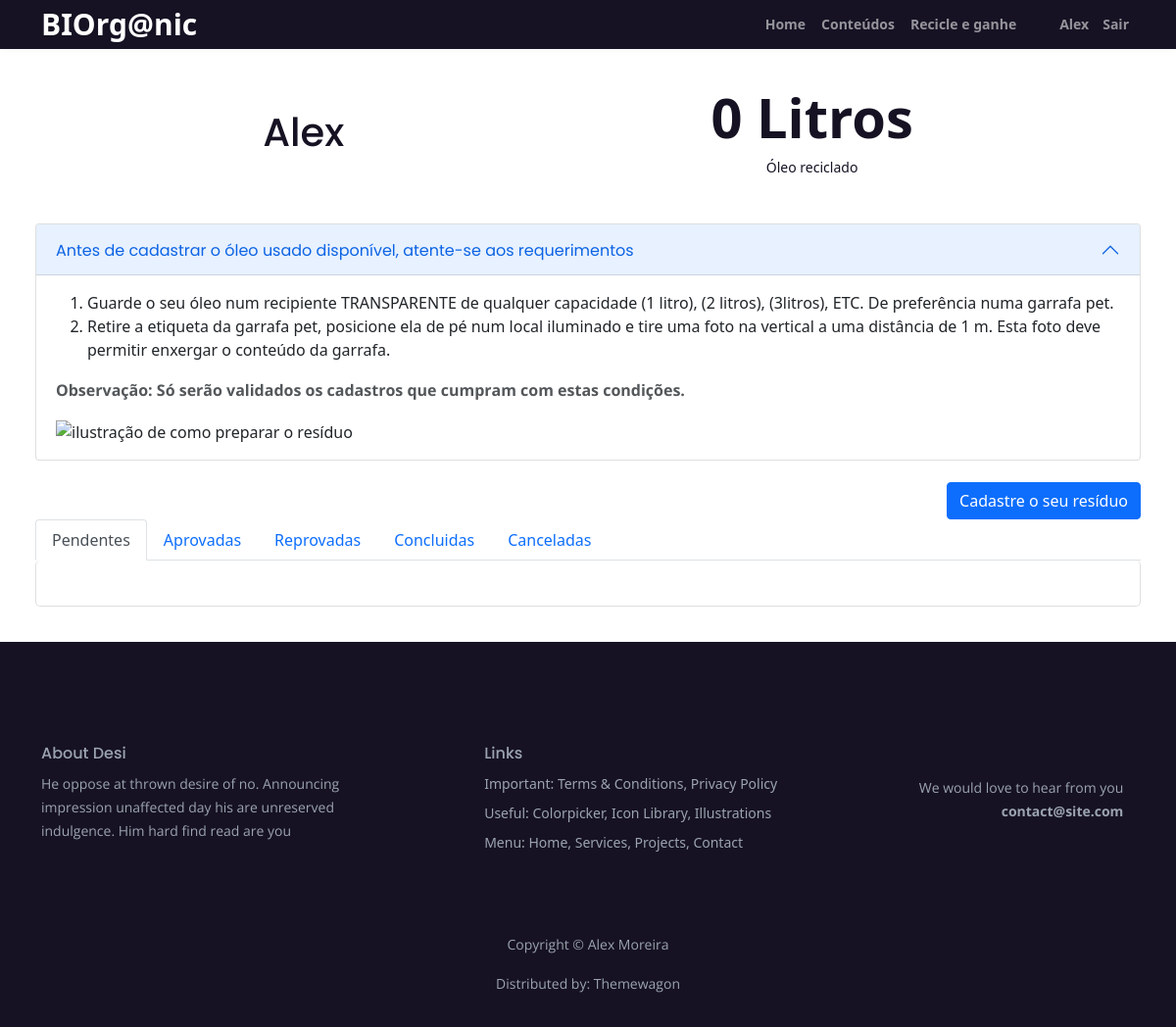
/collect/ (signed in), run on an earlier commit of the app's database.
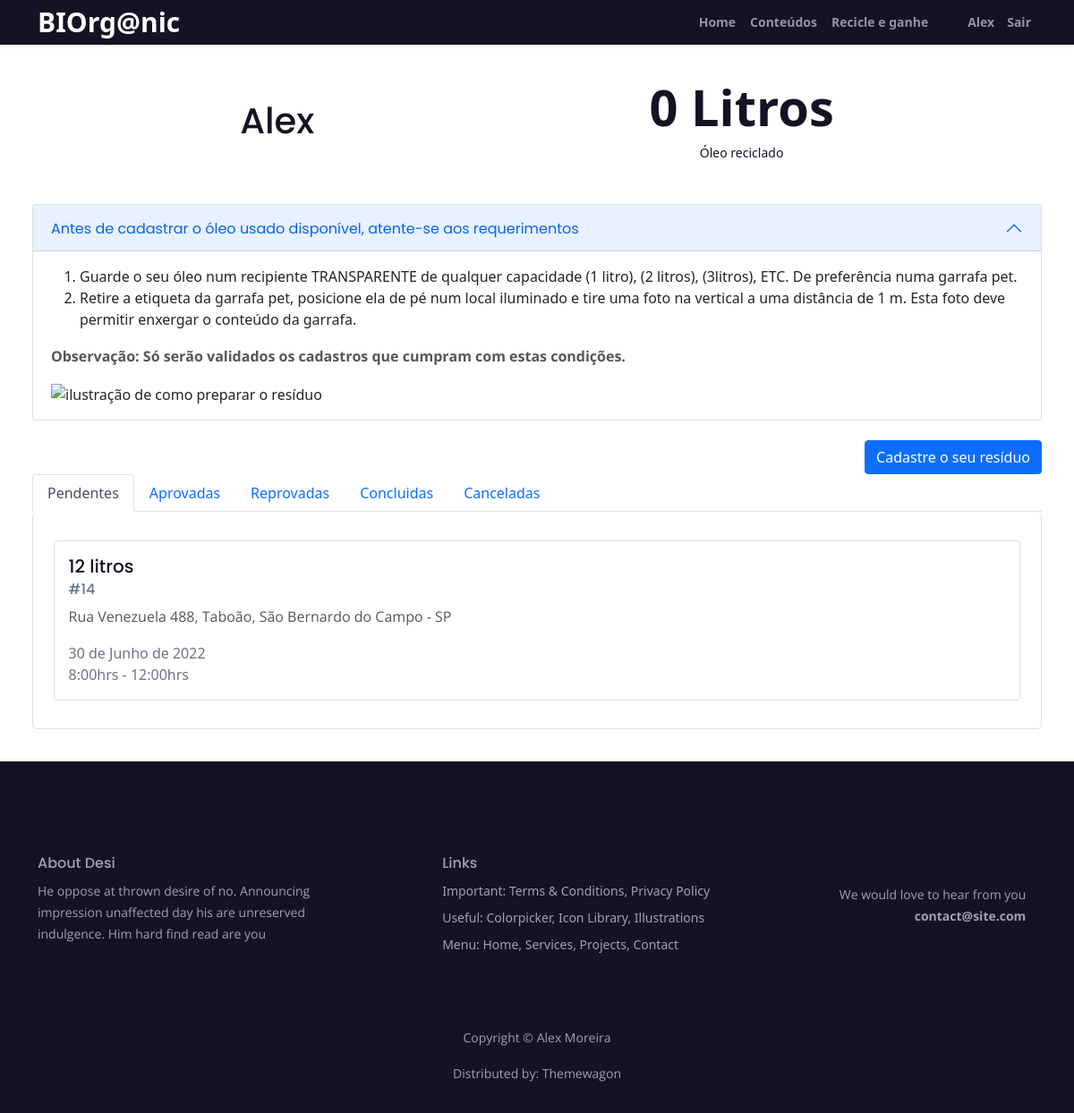
And on a later commit of the database.
### users/models.py (models this page shows)
class User(AbstractUser):
    cep = models.CharField(verbose_name='CEP', max_length=9, default= '')
    uf = models.CharField(verbose_name='Estado', max_length=20, default= '')
    city = models.CharField(verbose_name='Cidade', max_length=30, default= '')
    block = models.CharField(verbose_name='Bairro', max_length=30, default= '')
    address = models.CharField(verbose_name='Endereço', max_length=50, default= '')
    number = models.CharField(verbose_name='Numero', max_length=10, default= '')
    complement = models.CharField(verbose_name='Complemento', max_length=30, default= '', blank=True)
    phone = models.CharField(verbose_name='Telefone', max_length=14, default= '')
    insta = models.CharField(verbose_name='Instagram', max_length=30, default= '', blank=True)
    descard = models.BooleanField( verbose_name='Realiza descarte de óleo frequentemente?', default=False, choices=[
        (True, 'Sim'),
        (False, 'Não')
    ])
    time = models.CharField(max_length=30, verbose_name='Se sim, a cada quanto tempo?', default= '', choices=[
        ('Não descarta', 'Não descarto'),
        ('Duas semanas', 'A cada duas semanas'),
        ('Um mês', 'A cada um mês'),
        ('Dois meses', 'A cada dois meses')
    ])
    full = models.BooleanField(verbose_name='Completo', default=False)

### collect/models.py (models this page shows)
class Collect(models.Model):
    user = models.ForeignKey(User, on_delete=models.CASCADE, default='')
    name = models.CharField(max_length=30, default= '')
    liters = models.IntegerField(verbose_name='Quantidade aproximada de óleo (Lts)', default=0)
    cep = models.CharField(verbose_name='CEP', max_length=9, default= '')
    uf = models.CharField(verbose_name='Estado', max_length=20, default= '')
    city = models.CharField(verbose_name='Cidade', max_length=30, default= '')
    block = models.CharField(verbose_name='Bairro', max_length=30, default= '')
    address = models.CharField(verbose_name='Endereço', max_length=50, default= '')
    number = models.CharField(verbose_name='Numero', max_length=10, default= '')
    complement = models.CharField(verbose_name='Complemento', max_length=30, default= '', blank=True)
    date = models.DateField(verbose_name='Data da coleta', default=datetime.now)
    time = models.CharField(max_length=20, verbose_name='Horario da coleta', default='', choices=[
        ('8:00hrs - 12:00hrs','8:00hrs - 12:00hrs'),
        ('13:00hrs - 18:00hrs', '13:00hrs - 18:00hrs'),
    ])
    img = models.ImageField(verbose_name='Foto do recipiente com o óleo', default='', upload_to='collect', blank=True)
    created = models.DateField(auto_now_add=True)
    status = models.CharField(max_length=10, default='Pendente', choices=[
        ('Pendente','Pendente'),
        ('Aprovada', 'Aprovada'),
        ('Reprovada', 'Reprovada'),
        ('Concluida', 'Concluida'),
        ('Cancelada', 'Cancelada'),
    ])
    obs = models.TextField(max_length=50, default='')
    real_liters = models.FloatField(verbose_name='Quantidade real de óleo (Lts)', default=0)

### collect/views.py (the view)
# urls.py: path('', views.collect, name='collect'),
def collect(request):
    users = User.objects.filter(username = request.user)
    form = CollectForm()
    for i in users:
        user = i
    collections = Collect.objects.all().filter(user = user).order_by('-created')
    oilLiters = 0
    for i in collections:
        if i.status == 'Concluida':
            oilLiters += i.real_liters
    if request.method == 'POST':
        form = CollectForm(request.POST, request.FILES)
        if form.is_valid():
            collect = form.save(commit=False)
            collect.user = user
            collect.name = user.first_name + ' ' + user.last_name
            collect.save()
            return redirect('/collect')
        else:
            return render(request, 'collect/collect.html', {'form': form, 'collections': collections, 'oilLiters': oilLiters})
    else:
        return render(request, 'collect/collect.html', {'form': form, 'collections': collections, 'oilLiters': oilLiters})

### templates/collect/collect.html (shortened to what this page needs)
{% extends 'base.html' %}
{% load crispy_forms_tags %}
{% block content %}
    <div class="collect-base">
        <div class="collect-header">
            <h1>
                {% if user.first_name %}
                    {{ user.first_name }}
                {% else %}
                    {{ user.username }}
                {% endif %}
            </h1>
            <div class="collect-lts">
                <div class="lts-number">{{ oilLiters }} Litros</div>
                <div class="lts-info">Óleo reciclado</div>
            </div>
        </div>
        <div class="accordion collect-accordion" id="accordionPanelsStayOpenExample">
            <div class="accordion-item">
                <h2 class="accordion-header" id="panelsStayOpen-headingOne">
                    <button class="accordion-button" type="button" data-bs-toggle="collapse" data-bs-target="#panelsStayOpen-collapseOne" aria-expanded="true" aria-controls="panelsStayOpen-collapseOne">
                        Antes de cadastrar o óleo usado disponível, atente-se aos requerimentos
                    </button>
                </h2>
                <div id="panelsStayOpen-collapseOne" class="accordion-collapse collapse show" aria-labelledby="panelsStayOpen-headingOne">
                    <div class="accordion-body">
                        <ol>
                            <li>Guarde o seu óleo num recipiente TRANSPARENTE de qualquer capacidade (1 litro), (2 litros), (3litros), ETC. De preferência numa garrafa pet.</li>
                            <li>Retire a etiqueta da garrafa pet, posicione ela de pé num local iluminado e tire uma foto na vertical a uma distância de 1 m. Esta foto deve permitir enxergar o conteúdo da garrafa.</li>
                        </ol>
                        <p><strong>Observação: Só serão validados os cadastros que cumpram com estas condições.</strong></p>
                        <img src="..." alt="ilustração de como preparar o resíduo">
                    </div>
                </div>
            </div>
        </div>
        <div class="collect-button"><button type="button" class="btn btn-primary" data-bs-toggle="modal" data-bs-target="#exampleModal">Cadastre o seu resíduo</button></div>
        <ul class="nav nav-tabs" id="myTab" role="tablist">
            <li class="nav-item" role="presentation">
              <button class="nav-link active" id="pending-tab" data-bs-toggle="tab" data-bs-target="#pending-tab-pane" type="button" role="tab" aria-controls="pending-tab-pane" aria-selected="true">Pendentes</button>
            </li>
            <li class="nav-item" role="presentation">
              <button class="nav-link" id="approved-tab" data-bs-toggle="tab" data-bs-target="#approved-tab-pane" type="button" role="tab" aria-controls="approved-tab-pane" aria-selected="false">Aprovadas</button>
            </li>
            <li class="nav-item" role="presentation">
              <button class="nav-link" id="failed-tab" data-bs-toggle="tab" data-bs-target="#failed-tab-pane" type="button" role="tab" aria-controls="failed-tab-pane" aria-selected="false">Reprovadas</button>
            </li>
            <li class="nav-item" role="presentation">
              <button class="nav-link" id="completed-tab" data-bs-toggle="tab" data-bs-target="#completed-tab-pane" type="button" role="tab" aria-controls="completed-tab-pane" aria-selected="false">Concluidas</button>
            </li>
            <li class="nav-item" role="presentation">
              <button class="nav-link" id="canceled-tab" data-bs-toggle="tab" data-bs-target="#canceled-tab-pane" type="button" role="tab" aria-controls="canceled-tab-pane" aria-selected="false">Canceladas</button>
            </li>
          </ul>
          <div class="tab-content collect-area" id="myTabContent">
            <div class="tab-pane fade show active" id="pending-tab-pane" role="tabpanel" aria-labelledby="pending-tab" tabindex="0">
                {% for collect in collections %}
                    {% if collect.status == 'Pendente' %}
                        <div class="card collect-card">
                            <a href="/collect/{{ collect.id }}" class="collect-card-link">
                                <div class="card-body">
                                    <h5 class="card-title">{{ collect.liters }} litros</h5>
                                    <h6 class="card-subtitle mb-2 text-muted">#{{ collect.id }}</h6>
                                    <p class="card-text">{{ collect.address }} {{ collect.number }}, {{ collect.block }}, {{ collect.city }} - {{ collect.uf }}</p>
                                    <div class="text-muted">{{ collect.date }}</div>
                                    <div class="text-muted">{{ collect.time }}</div>
                                </div>
                            </a>
                        </div>
                    {% endif %}
                {% endfor %}
            </div>
          </div>
    </div>
{% endblock %}

### templates/base.html (shortened to what this page needs)
<!DOCTYPE html>
{% load static %}
<html lang="pt-br">
<head>
    <link href="/static/css/styles.css" rel="stylesheet">
    <link href="/static/css/custom_styles.css" rel="stylesheet">
    <link href="https://cdn.jsdelivr.net/npm/bootstrap@5.1.3/dist/css/bootstrap.min.css" rel="stylesheet">
    <link rel="stylesheet" href="https://cdn.jsdelivr.net/npm/bootstrap-icons@1.7.1/font/bootstrap-icons.css">
</head>
<body>
      <nav id="navbar" class="navbar navbar-expand-lg top-nav-collapse navbar-dark" aria-label="Main navigation">
        <div class="container">
            <a class="navbar-brand logo-text" href="/">BIOrg@nic</a>
            <div class="navbar-collapse offcanvas-collapse" id="navbarsExampleDefault">
                <ul class="navbar-nav ms-auto navbar-nav-scroll">
                    <li class="nav-item">
                        <a class="nav-link" aria-current="page" href="/">Home</a>
                    </li>
                    <li class="nav-item">
                        <a class="nav-link" href="/manun">Conteúdos</a>
                    </li>
                    <li class="nav-item">
                        {% if user.is_authenticated %}
                            {% if user.full %}
                                <a class="nav-link" href="/collect">Recicle e ganhe</a>
                            {% else %}
                                <a class="nav-link" href="/accounts/data/{{ user.id }}">Recicle e ganhe</a>
                            {% endif %}
                        {% else %}
                            <a class="nav-link" href="/accounts/login">Recicle e ganhe</a>
                        {% endif %}
                    </li>
                    <div class="nav-user">
                        {% if user.is_authenticated %}
                        <li class="nav-item">
                          <a class="nav-link" href="/accounts/profile">
                              {% if user.first_name %}
                                {{ user.first_name }}
                              {% else %}
                                {{ user.username }}
                              {% endif %}
                          </a>
                        </li>
                        <li class="nav-item">
                            <form method="post" action="{% url 'account_logout' %}">
                                <button type="submit" class="nav-button">Sair</button>
                            </form>
                        </li>
                        {% endif %}
                    </div>
                </ul>
            </div>
        </div>
    </nav>
    {% block content %}
    {% endblock %}
    <footer>
      <div class="footer">
        <div class="container">
            <div class="row">
                <div class="col-lg-12">
                    <div class="footer-col first">
                        <h6>About Desi</h6>
                        <p class="p-small">He oppose at thrown desire of no. Announcing impression unaffected day his are unreserved indulgence. Him hard find read are you</p>
                    </div>
                    <div class="footer-col second">
                        <h6>Links</h6>
                        <ul class="list-unstyled li-space-lg p-small">
                            <li>Important: <a href="terms.html">Terms & Conditions</a>, <a href="privacy.html">Privacy Policy</a></li>
                            <li>Useful: <a href="#">Colorpicker</a>, <a href="#">Icon Library</a>, <a href="#">Illustrations</a></li>
                            <li>Menu: <a href="#header">Home</a>, <a href="#services">Services</a>, <a href="#projects">Projects</a>, <a href="#contact">Contact</a></li>
                        </ul>
                    </div>
                    <div class="footer-col third">
                        <p class="p-small">We would love to hear from you <a href="mailto:contact@site.com"><strong>contact@site.com</strong></a></p>
                    </div>
                </div>
            </div>
        </div>
    </div>
    <div class="copyright">
      <div class="container">
          <div class="row">
              <div class="col-lg-12">
                  <p class="p-small">Copyright © <a href="https://github.com/MoreiraAlex" target="_blank">Alex Moreira</a></p>
              </div>
          </div>
          <div class="row">
              <div class="col-lg-12">
                  <p class="p-small">Distributed by:  <a href="https://themewagon.com/" target="_blank">Themewagon</a></p>
              </div>
          </div>
      </div>
  </div>
  </footer>
</body>
</html>

What changed in the data, as far as the page shows it:
added Collect: liters "12", id "14", address "Rua Venezuela", number "488", block "Taboão", city "São Bernardo do Campo", uf "SP", date "30 de Junho de 2022", time "8:00hrs - 12:00hrs"
